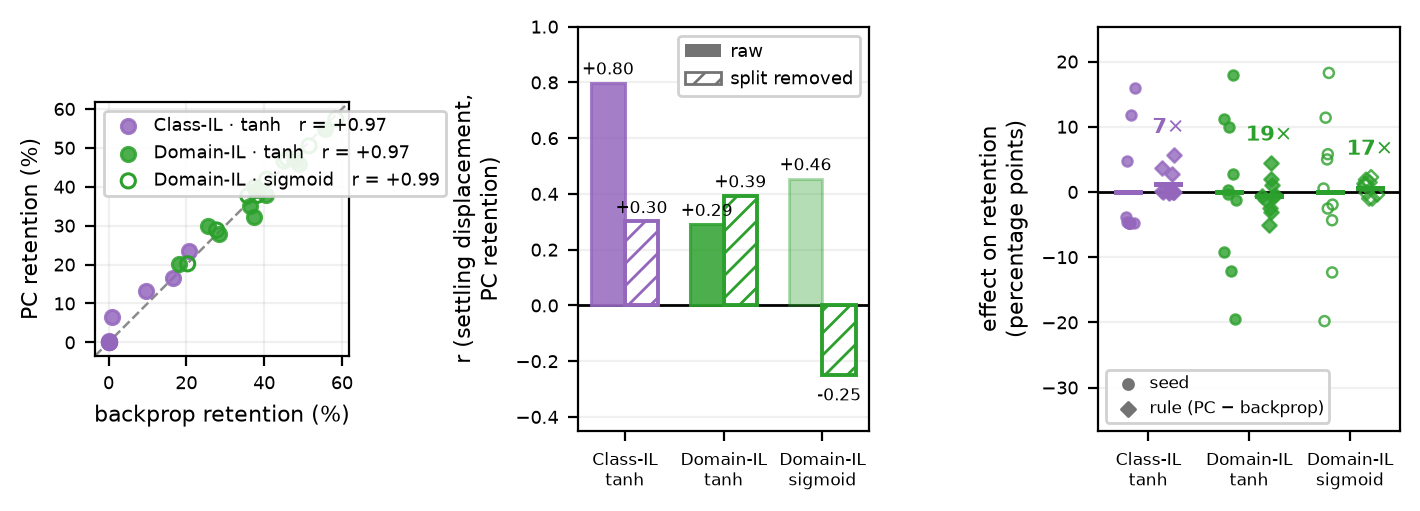

Write the Python code that produced this figure.
"""If the learning rule is not what sets retention, what is?

900-series PLOT SCRIPT. Loads saved arrays, trains nothing. Results R3 (close), or Discussion.

THE COMPANION TO 930, AND THE ANSWER TO IT. 930 asks whether the mechanism Song & Bogacz
credit moves where PC's advantage moves, and finds that it does, on sign. This figure asks the
prior question that 930 cannot: how much of the outcome is the rule deciding at all? The answer
is very little, and the three panels are three independent ways of showing the same thing.

    (a)  THE SEED DECIDES THE OUTCOME. Backprop's task-1 retention against PC's, one point per
         seed, three conditions, with the identity line drawn. r = +0.97 / +0.97 / +0.99. The
         two rules see the same class split and the same initialisation at a given seed, and
         they land in the same place to within a point or two. A seed that is hard for backprop
         is hard for PC.

    (b)  THE ONE CORRELATION THIS PROJECT LEANED ON IS MOSTLY THAT SAME SEED VARIANCE. PC's
         settling displacement D predicts its retention at +0.80 in Class-IL, which is where
         the report's own proposed mechanism came from. But D also predicts BACKPROP's
         retention at +0.78 -- and backprop does no settling whatsoever, so that correlation
         cannot be causal in backprop and D must therefore be reading something about the
         split. Partial backprop's retention out, and +0.80 falls to +0.30; under sigmoid it
         REVERSES to -0.25. Raw bar beside partialled bar, per condition.

    (c)  THE SCALE COMPARISON, in one unit. Left cloud: each seed's backprop retention as a
         deviation from the condition mean -- how far the seed moves the outcome. Right cloud:
         the paired PC-minus-backprop retention at the same seeds -- how far the RULE moves it.
         Same axis, same units, points of task-1 accuracy. The rule effect is inside the
         marker size of the seed effect.

WHY (a) IS NOT CIRCULAR, since it is the objection a reader will raise. The two rules are not
being compared to each other here; each is being compared to the split it was handed. If the
learning rule were the dominant term, the points would scatter off the diagonal in the
direction of whichever rule was better. They sit on it.

⚠ WHAT THIS FIGURE DOES NOT SAY. It does not say the rule effect is zero -- 912 measures it and
it is real, significant and paired. It says the rule effect is SMALL RELATIVE TO the variance it
has to be measured against, which is the licence for paired seeds (906) and the reason an
unpaired comparison of these rules reports nothing at all.

⚠ THE NUMBER IN (b) IS A CORRELATION AMONG TEN SEEDS. It is used to REMOVE a claim, not to
establish one, which is the direction of inference n=10 can support. Nothing downstream should
cite +0.30 as an effect size.

COLOURS. The panels carry scenario without a rule split, so the standard gives Class-IL PURPLE
and Domain-IL GREEN. The standard assigns nothing to ACTIVATION, and this figure needs a third
condition (Domain-IL under sigmoid) -- drawn in the same green with an OPEN marker and a
lighter face, so the scenario reading survives and the activation is a secondary mark.
⚠ Raise this with the user rather than treating it as settled convention.

RETENTION, not crossover, is the quantity throughout, because all three panels need one metric
measured on both rules at the same seed and 803/808 log final task-1 accuracy directly. 930
uses crossover for the benefit; the two metrics agree on sign in every condition here (912).

PROVENANCE
    803_mechanism_logged_class_il.npz             tanh, Class-IL, seeds 10-19, both rules
    803_mechanism_logged_domain_il.npz            tanh, Domain-IL, same seeds
    808_sigmoid_domain_mechanism_domain_il.npz    the same instrumentation under sigmoid
    All three log final_t1 (retention), final_t2, and disp (per-update settling displacement,
    identically zero for backprop by construction). D is the mean of disp over the updates
    AFTER the task switch -- the interference phase, which is the only part that can affect
    what is retained. Averaging the whole run instead gives +0.40 in Class-IL rather than
    +0.80, because it dilutes the task-2 phase with task-1 training that cannot forget anything.
"""
import sys
from pathlib import Path

ROOT = Path(__file__).resolve().parents[1]
sys.path.insert(0, str(ROOT))

import numpy as np
import matplotlib.pyplot as plt

from src.protocol import figure_path

EXP = ROOT / "experiments"

# (label, file, colour, filled marker?)
# The tick label is the scenario over the activation on two lines. One line ran the third
# condition's label into the neighbouring panel at this figure width.
CONDITIONS = [
    ("Class-IL\ntanh", "803_mechanism_logged_class_il.npz", "tab:purple", True),
    ("Domain-IL\ntanh", "803_mechanism_logged_domain_il.npz", "tab:green", True),
    ("Domain-IL\nsigmoid", "808_sigmoid_domain_mechanism_domain_il.npz", "tab:green", False),
]


def per_seed(fname):
    """Retention and post-switch settling displacement, per seed, per rule.

    `disp` is logged once per WEIGHT UPDATE while `steps`/`t1` are logged every tenth, so the
    switch index from `switch0` indexes disp directly and must not be looked up through steps.
    """
    d = np.load(EXP / fname, allow_pickle=True)
    out = {}
    for i, (m, s) in enumerate(zip(d["methods"], d["seeds"])):
        sw = int(d[f"switch0_{i}"])
        disp = np.asarray(d[f"disp_{i}"], float)
        post = np.arange(1, len(disp) + 1) > sw
        out.setdefault(int(s), {})[str(m)] = (
            float(d[f"final_t1_{i}"]),
            float(disp[post].mean()) if post.any() else np.nan,
        )
    seeds = sorted(k for k, v in out.items() if "backprop" in v and "pc" in v)
    bp = np.array([out[s]["backprop"][0] for s in seeds])
    pc = np.array([out[s]["pc"][0] for s in seeds])
    D = np.array([out[s]["pc"][1] for s in seeds])
    return seeds, bp, pc, D


def r(a, b):
    return float(np.corrcoef(np.asarray(a), np.asarray(b))[0, 1])


def partial_r(x, y, z):
    """Correlation of x and y with z held constant -- here, with split difficulty removed."""
    rxy, rxz, ryz = r(x, y), r(x, z), r(y, z)
    return (rxy - rxz * ryz) / np.sqrt((1 - rxz ** 2) * (1 - ryz ** 2))


def panel_a(ax, data):
    lo, hi = 0, 0
    for (lab, _, col, filled), (_, bp, pc, _) in zip(CONDITIONS, data):
        ax.scatter(bp, pc, s=26, color=col if filled else "none",
                   edgecolor=col, linewidth=1.1, alpha=0.85 if filled else 1.0,
                   zorder=3, label=f"{lab.replace(chr(10), ' · ')}   r = {r(bp, pc):+.2f}")
        hi = max(hi, bp.max(), pc.max())
    pad = 0.06 * (hi - lo)
    ax.plot([lo - pad, hi + pad], [lo - pad, hi + pad], color="0.55", lw=0.9, ls="--", zorder=1)
    ax.set_xlim(lo - pad, hi + pad)
    ax.set_ylim(lo - pad, hi + pad)
    ax.set_aspect("equal")
    ax.set_xlabel("backprop retention (%)", fontsize=8)
    ax.set_ylabel("PC retention (%)", fontsize=8)
    ax.tick_params(labelsize=6.5)
    ax.grid(alpha=0.18)
    ax.legend(fontsize=6.5, loc="upper left", framealpha=0.9, handletextpad=0.4,
              borderpad=0.35)


def panel_b(ax, data):
    x = np.arange(len(CONDITIONS))
    w = 0.34
    for k, ((lab, _, col, filled), (_, bp, pc, D)) in enumerate(zip(CONDITIONS, data)):
        raw, par = r(D, pc), partial_r(D, pc, bp)
        ax.bar(x[k] - w / 2, raw, w, color=col, alpha=0.85 if filled else 0.35,
               edgecolor=col, linewidth=1.1, zorder=3)
        ax.bar(x[k] + w / 2, par, w, color="none", edgecolor=col, linewidth=1.4,
               hatch="///", zorder=3)
        for xx, v in [(x[k] - w / 2, raw), (x[k] + w / 2, par)]:
            ax.annotate(f"{v:+.2f}", (xx, v), textcoords="offset points",
                        xytext=(0, 3 if v >= 0 else -9), ha="center", fontsize=6.0)
    ax.axhline(0, color="black", lw=1.0, zorder=2)
    ax.set_xticks(x)
    ax.set_xticklabels([c[0] for c in CONDITIONS], fontsize=6.0)
    ax.set_ylabel("r (settling displacement,\nPC retention)", fontsize=8)
    ax.set_ylim(-0.45, 1.0)
    ax.tick_params(axis="y", labelsize=6.5)
    ax.grid(alpha=0.18, axis="y")
    # solid = raw, hatched = split difficulty removed. Two entries, drawn colourless so the
    # legend explains the FORM and the colours keep meaning scenario.
    ax.bar(0, 0, 0, color="0.45", label="raw")
    ax.bar(0, 0, 0, color="none", edgecolor="0.45", hatch="///", label="split removed")
    ax.legend(fontsize=6.5, loc="upper right", framealpha=0.9, handletextpad=0.5)


def panel_c(ax, data, rng):
    """Seed effect and rule effect on one axis, both as differences in retention points."""
    # Seed and rule are told apart by MARKER SHAPE, not by a tick label each: six tick labels
    # do not fit across a third of the page, and the condition names have to own that row.
    ymax = 0.0
    for k, ((lab, _, col, filled), (_, bp, pc, _)) in enumerate(zip(CONDITIONS, data)):
        seed_eff = bp - bp.mean()          # how far this seed moves the outcome
        rule_eff = pc - bp                 # how far the rule moves it, same seeds
        for vals, xoff, mk in [(seed_eff, -0.20, "o"), (rule_eff, 0.20, "D")]:
            xc = k + xoff
            ax.scatter(xc + rng.uniform(-0.07, 0.07, len(vals)), vals, s=13, marker=mk,
                       color=col if filled else "none", edgecolor=col,
                       linewidth=0.9, alpha=0.8, zorder=3)
            ax.plot([xc - 0.12, xc + 0.12], [vals.mean()] * 2, color=col, lw=1.8, zorder=4)
            ymax = max(ymax, abs(vals).max())
        # placed above the RULE cloud, which is the short one, so it never lands on a point
        ratio = seed_eff.std(ddof=1) / abs(rule_eff.mean())
        ax.annotate(f"{ratio:.0f}$\\times$", (k + 0.20, rule_eff.max()),
                    textcoords="offset points", xytext=(0, 6), ha="center", va="bottom",
                    fontsize=7.5, fontweight="bold", color=col)
    ax.axhline(0, color="black", lw=1.0, zorder=2)
    ax.set_xticks(np.arange(len(CONDITIONS)))
    ax.set_xticklabels([c[0] for c in CONDITIONS], fontsize=6.0)
    ax.set_xlim(-0.5, len(CONDITIONS) - 0.5)
    ax.set_ylim(-1.85 * ymax, 1.28 * ymax)
    ax.scatter([], [], s=13, marker="o", color="0.45", label="seed")
    ax.scatter([], [], s=13, marker="D", color="0.45", label="rule (PC $-$ backprop)")
    ax.legend(fontsize=6, loc="lower left", framealpha=0.9, handletextpad=0.3,
              borderpad=0.3)
    ax.set_ylabel("effect on retention\n(percentage points)", fontsize=8)
    ax.tick_params(axis="y", labelsize=6.5)
    ax.grid(alpha=0.18, axis="y")


if __name__ == "__main__":
    data = [per_seed(f) for _, f, _, _ in CONDITIONS]
    rng = np.random.RandomState(0)

    for (lab, _, _, _), (seeds, bp, pc, D) in zip(CONDITIONS, data):
        dif = pc - bp
        print(f"  {lab:20s} n={len(seeds)}")
        print(f"     (a) r(bp ret, pc ret)          {r(bp, pc):+.3f}")
        print(f"     (b) r(D, pc ret) raw           {r(D, pc):+.3f}   "
              f"r(D, bp ret) {r(D, bp):+.3f}   partial {partial_r(D, pc, bp):+.3f}")
        print(f"     (c) bp retention {bp.min():5.1f}-{bp.max():5.1f}  "
              f"sd {bp.std(ddof=1):5.2f}   paired pc-bp {dif.mean():+5.2f} "
              f"+- {dif.std(ddof=1) / np.sqrt(len(dif)):.2f}   "
              f"ratio {bp.std(ddof=1) / abs(dif.mean()):.0f}x")

    # (a) is square by construction and needs less width than the two categorical panels,
    # whose three two-line tick labels were running into their neighbours at equal widths.
    fig, axes = plt.subplots(1, 3, figsize=(7.0, 2.45),
                             gridspec_kw=dict(width_ratios=[0.90, 1.03, 1.07]))
    panel_a(axes[0], data)
    panel_b(axes[1], data)
    panel_c(axes[2], data, rng)
    fig.tight_layout(pad=0.3, w_pad=0.6)
    out = figure_path(__file__)
    fig.savefig(out, dpi=200, bbox_inches="tight")
    print(f"saved {out}")
